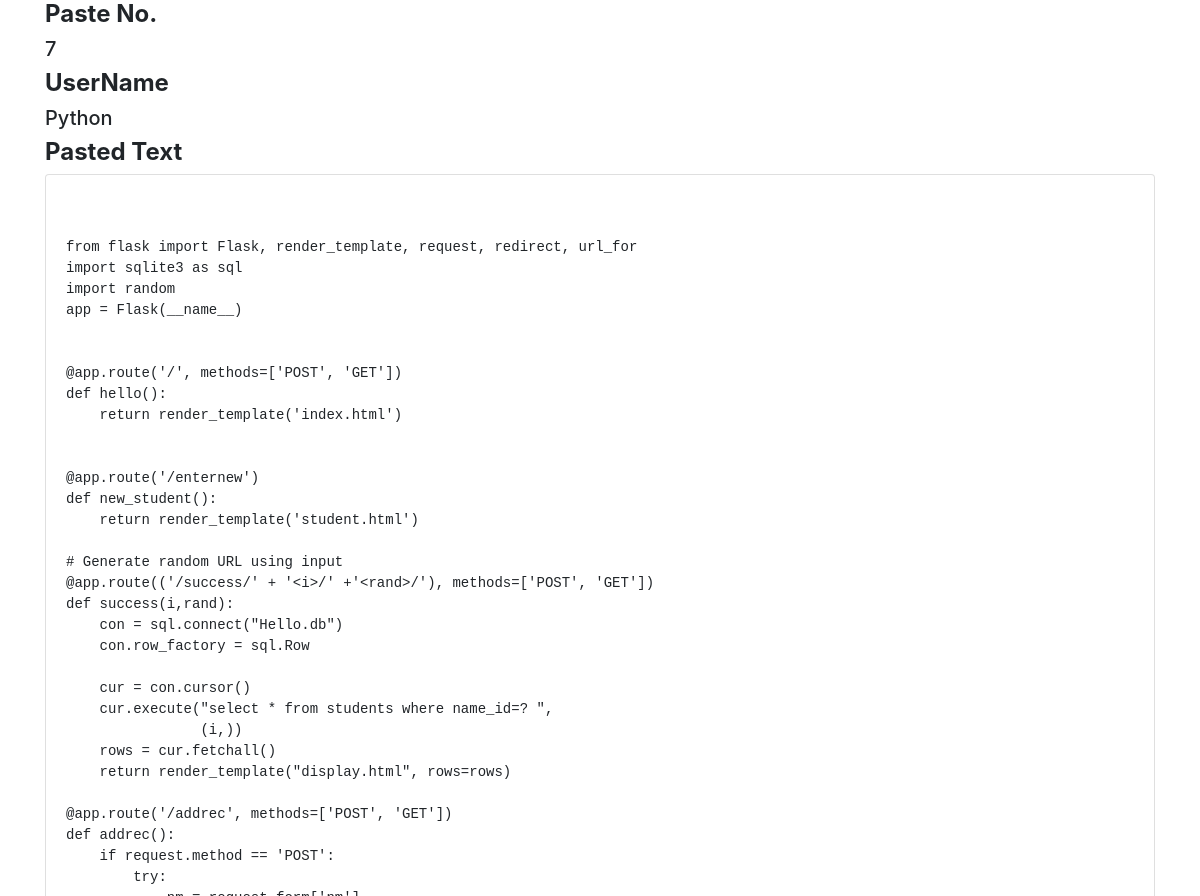
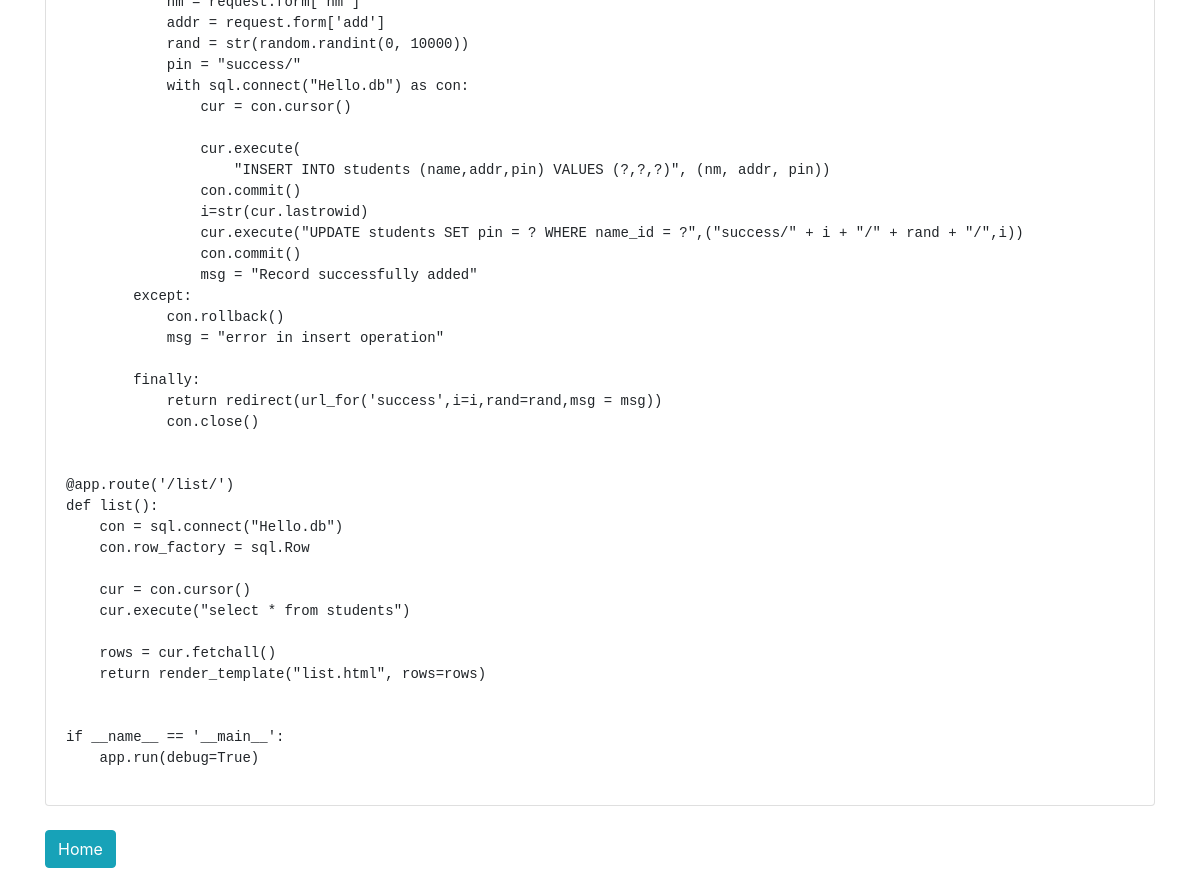
The page /success/7/3137/ on the database its author committed (2 pictures, top to bottom).
### tables this page shows
CREATE TABLE students (name_id INTEGER PRIMARY KEY, name TEXT, addr TEXT, pin TEXT);

### app.py (the view)
@app.route(('/success/' + '<i>/' +'<rand>/'), methods=['POST', 'GET'])
def success(i,rand):
    con = sql.connect("Hello.db")
    con.row_factory = sql.Row
    cur = con.cursor()
    cur.execute("select * from students where name_id=? ",
                (i,))
    rows = cur.fetchall()
    return render_template("display.html", rows=rows)

### templates/display.html (shortened to what this page needs)
<!doctype html>
<html>
<link rel="stylesheet" href="https://stackpath.bootstrapcdn.com/bootstrap/4.1.3/css/bootstrap.min.css"
>
<head>
</head>
<body>
    <div class="container">
        {% for row in rows %}
        <h4><b>Paste No.</b></h4>
        <h5>{{row["name_id"]}}</h5>
        <h4><b>UserName</b></h4>
        <h5>{{row["name"]}}</h5>
        <h4><b>Pasted Text</b></h4>
        <div class="card">
            <div class="card-body"><pre><code class="python css html">{{row["addr"]}}</code></pre></div>
        </div>
        {% endfor %}
        <br>
        <a class="btn btn-info" style="margin-bottom: 100px" href="/">Home</a>
    </div>
</body>
<link rel="stylesheet" href="https://cdnjs.cloudflare.com/ajax/libs/highlight.js/9.12.0/styles/xcode.min.css">
</html>

### rows shown on the page
students: name_id "7", name "Python", addr "from flask import Flask, render_template, request, redirect, url_for import sqlite3 as sql import random app = Flask(__name__) @app.route('/', methods=['POST', 'GET']) def hello(): return render_template('index.html') @app.route('/enternew') def new_student(): return render_template('student.html') # Generate random URL using input @app.route(('/success/' + '<i>/' +'<rand>/'), methods=['POST', 'GET']) def success(i,rand): con = sql.connect(\"Hello.db\") con.row_factory = sql.Row cur = con.cursor() cur.execute(\"select * from students where name_id=? \", (i,)) rows = cur.fetchall() return render_template(\"display.html\", rows=rows) @app.route('/addrec', methods=['POST', 'GET']) def addrec(): if…"
